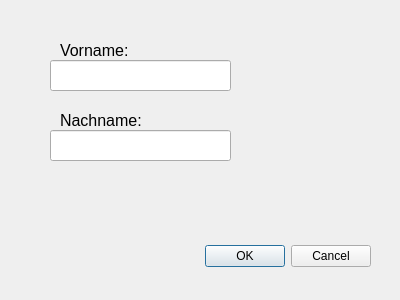
<?xml version="1.0" encoding="UTF-8"?>
<ui version="4.0">
 <class>PersonDialog</class>
 <widget class="QDialog" name="PersonDialog">
  <property name="geometry">
   <rect>
    <x>0</x>
    <y>0</y>
    <width>400</width>
    <height>300</height>
   </rect>
  </property>
  <property name="windowTitle">
   <string>Dialog</string>
  </property>
  <widget class="QDialogButtonBox" name="buttonBox">
   <property name="geometry">
    <rect>
     <x>30</x>
     <y>240</y>
     <width>341</width>
     <height>32</height>
    </rect>
   </property>
   <property name="orientation">
    <enum>Qt::Horizontal</enum>
   </property>
   <property name="standardButtons">
    <set>QDialogButtonBox::Cancel|QDialogButtonBox::Ok</set>
   </property>
  </widget>
  <widget class="QLineEdit" name="input_fname">
   <property name="geometry">
    <rect>
     <x>50</x>
     <y>60</y>
     <width>181</width>
     <height>31</height>
    </rect>
   </property>
   <property name="text">
    <string/>
   </property>
  </widget>
  <widget class="QLineEdit" name="input_lname">
   <property name="geometry">
    <rect>
     <x>50</x>
     <y>130</y>
     <width>181</width>
     <height>31</height>
    </rect>
   </property>
  </widget>
  <widget class="QLabel" name="label">
   <property name="geometry">
    <rect>
     <x>60</x>
     <y>40</y>
     <width>81</width>
     <height>21</height>
    </rect>
   </property>
   <property name="font">
    <font>
     <pointsize>12</pointsize>
    </font>
   </property>
   <property name="text">
    <string>Vorname:</string>
   </property>
  </widget>
  <widget class="QLabel" name="label_2">
   <property name="geometry">
    <rect>
     <x>60</x>
     <y>110</y>
     <width>81</width>
     <height>21</height>
    </rect>
   </property>
   <property name="font">
    <font>
     <pointsize>12</pointsize>
    </font>
   </property>
   <property name="text">
    <string>Nachname:</string>
   </property>
  </widget>
 </widget>
 <resources/>
 <connections>
  <connection>
   <sender>buttonBox</sender>
   <signal>accepted()</signal>
   <receiver>PersonDialog</receiver>
   <slot>accept()</slot>
   <hints>
    <hint type="sourcelabel">
     <x>248</x>
     <y>254</y>
    </hint>
    <hint type="destinationlabel">
     <x>157</x>
     <y>274</y>
    </hint>
   </hints>
  </connection>
  <connection>
   <sender>buttonBox</sender>
   <signal>rejected()</signal>
   <receiver>PersonDialog</receiver>
   <slot>reject()</slot>
   <hints>
    <hint type="sourcelabel">
     <x>316</x>
     <y>260</y>
    </hint>
    <hint type="destinationlabel">
     <x>286</x>
     <y>274</y>
    </hint>
   </hints>
  </connection>
 </connections>
</ui>
